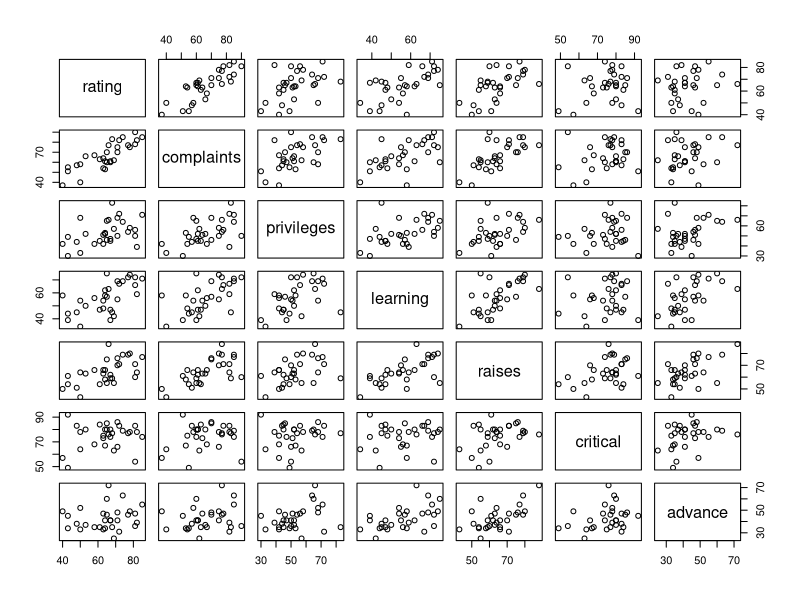
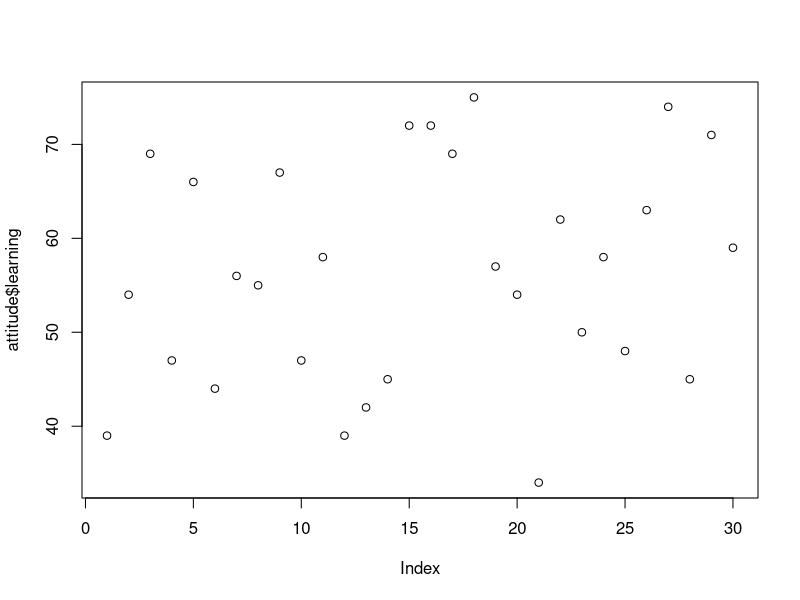
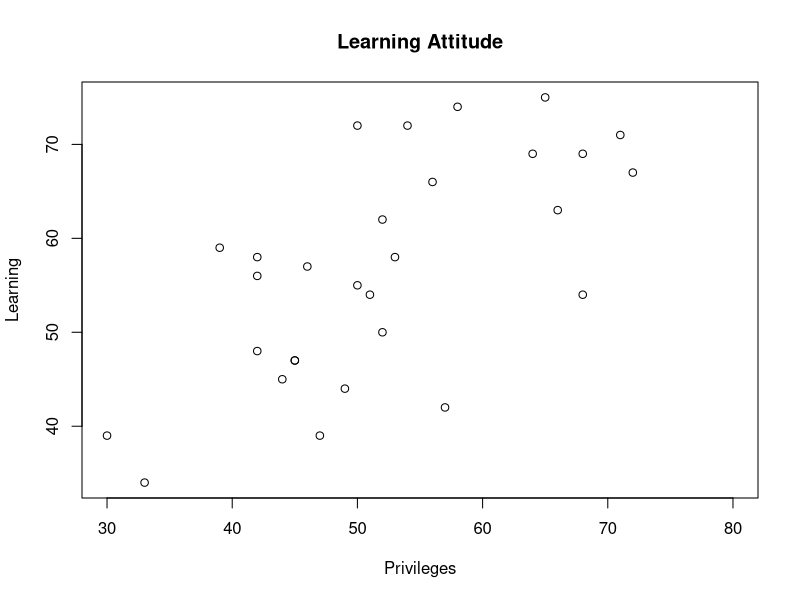

Write R code to recreate these figures, in order.
## ---- chunk 1
knitr::opts_chunk$set(echo = TRUE)
## ---- chunk 2
attitude
## ---- chunk 3
plot(attitude)
## ---- chunk 4
summary(attitude[3])
## ---- chunk 5
summary(attitude$learning)
## ---- chunk 6
attitude[3]-attitude$learning
## ---- chunk 7
colnames(attitude)
## ---- chunk 8
nrow(attitude)
## ---- chunk 9
ncol(attitude)
## ---- chunk 10
structure(attitude)
## ---- chunk 11
typeof(attitude)
## ---- chunk 12
head(attitude)
## ---- chunk 13
n<-15
head(attitude,n)
## ---- chunk 14
head(attitude,nrow(attitude)-1)
## ---- chunk 15
tail(attitude)
## ---- chunk 16
tail(attitude,12)
## ---- chunk 17
tail(attitude,nrow(attitude)-1)
## ---- chunk 18
colSums(is.na(attitude))
## ---- chunk 19
colSums(is.na(attitude[3]))
## ---- chunk 20
plot(attitude$learning)
## ---- chunk 21
pdf(file="figure.pdf")

plot(attitude$privileges,attitude$learning, xlab="Privileges",
   ylab="Learning",main="Learning Attitude",xlim=c(30,80))

